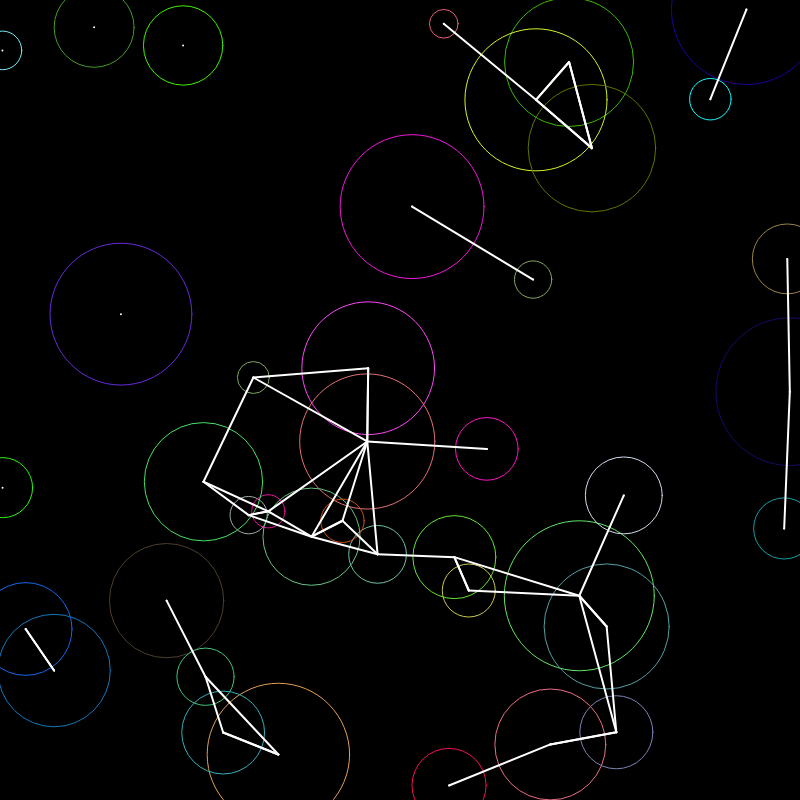
Frame 1 (no input)
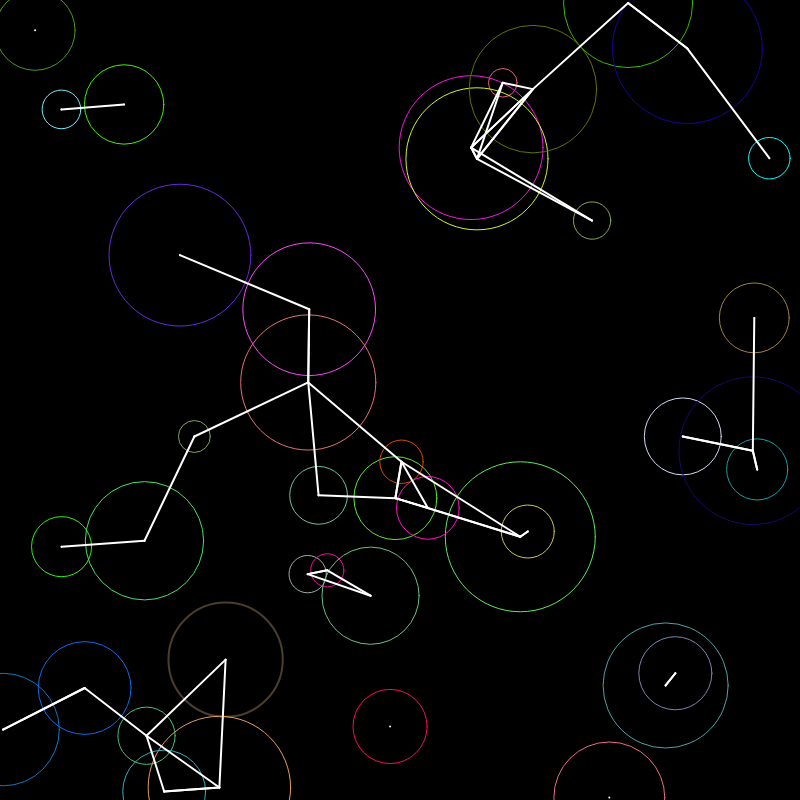
Frame 60 (no input)
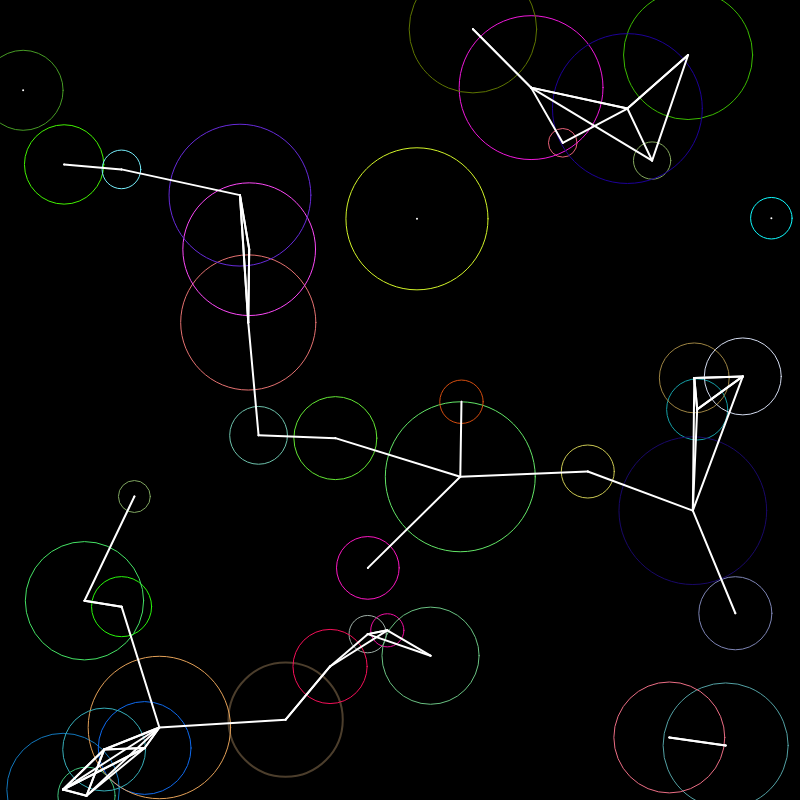
Frame 120 (the mouse pressed at the canvas centre since frame 60)

The p5.js sketch that drew these frames (run headless with seeded random() and noise() and a simulated clock; from frame 60 on, the mouse is pressed at the canvas centre):

// p5.js sketch
// ── sketch.js
// Moving ball objects with lines with distance is nearby
// Codes from http://tcastleman.com/

var b = [];
var ballcount = 40;
var xPosArray = [];
var yPosArray = [];
var lineColor = false;

function setup() {
	var canvas = createCanvas(800, 800);
	
	frameRate(60);
	for (var i = 0; i < ballcount; i++) { // initialize ball objects
		b.push(new Ball(random(25, 150)));
	}
}

function draw() {
	background(0);
	
	for (var i = 0; i < ballcount; i++) {
		b[i].update();
		b[i].display();
		xPosArray[i] = b[i].xPos; // record x and y positions for every ball object
		yPosArray[i] = b[i].yPos;
	}
	for (var i = 0; i < ballcount; i++) {
		for (var k = 0; k < ballcount; k++) { // check every other ball's position against that of b[i]
			if (dist(b[i].xPos, b[i].yPos, xPosArray[k], yPosArray[k]) < b[i].size) { // if it is closer than the diameter of b[i], connect them
				//stroke(map(dist(b[i].xPos, b[i].yPos, xPosArray[k], yPosArray[k])), 0, b[i].size, 255, 0);
				b[i].line(xPosArray[k], yPosArray[k]);
			}
		}
	}
}

function keyTyped() { // toggle line colors
	if (key == " ") {
		if (lineColor == false) {
			lineColor = true;
		} else {
			lineColor = false;
		}
	}
}


function determine_dependent_direction(independent, dependent) {
	if (dependent < 0) {
		dependent = -1 * round(sqrt(2-sq(independent)));
	} else {
		dependent = round(sqrt(2-sq(independent)));
	}
	return dependent;
}

// Ball class
function Ball(tempsize) {
	this.xPos = random(0, width);
	this.yPos = random(0, height);
	this.xDir = Math.random() < 0.5 ? round(random(-1.5, -0.5)) : round(random(0.5, 1.5));
	this.yDir = Math.random() < 0.5 ? round(random(-1.5, -0.5)) : round(random(0.5, 1.5));
	this.size = tempsize;
	this.radius = this.size / 2;
	this.r = random(0, 255);
	this.g = random(0, 255);
	this.b = random(0, 255);

	this.line = function(x, y) { // draw line from ball to a given point (x, y)
		if (lineColor == true) {
			stroke(this.r, this.g, this.b);
		} else {
			stroke(255);
		}
		strokeWeight(2);
		line(this.xPos, this.yPos, x, y);
	}

	this.display = function() { // display ball
		//fill(this.r, this.g, this.b, 150);
		noFill();
		//noStroke();
		stroke(this.r, this.g, this.b);
		ellipse(this.xPos, this.yPos, this.size, this.size);
		stroke(0);
		strokeWeight(3);
		point(this.xPos, this.yPos);
		strokeWeight(1);
	}
	
	this.update = function() { // update position of ball
		this.xPos += this.xDir;
		this.yPos += this.yDir;

		if (this.xPos < 0){
			this.xDir = round(random(0.5, 1.5));
			this.yDir = determine_dependent_direction(this.xDir, this.yDir);
		}
		if (this.xPos > width){
			this.xDir = round(random(-1.5, -0.5));
			this.yDir = determine_dependent_direction(this.xDir, this.yDir);
		}
		if (this.yPos < 0){
			this.yDir = round(random(0.5, 1.5));
			this.xDir = determine_dependent_direction(this.yDir, this.xDir);
		}
		if (this.yPos > height) {
			this.yDir = round(random(-1.5, -0.5));
			this.xDir = determine_dependent_direction(this.yDir, this.xDir);
		}
	}

}
